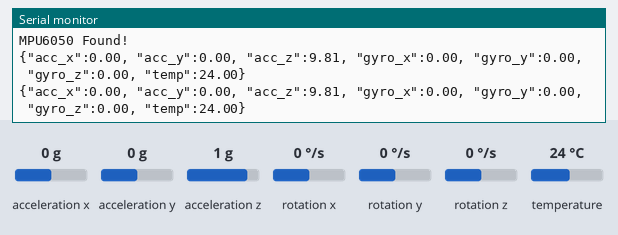
A sketch run on a simulated Arduino Uno, built with avr-gcc and run on an emulated ATmega328P. On the bench: the last lines printed to the serial monitor. The inputs (shaded band) are chosen by the test bench; at power-on: acceleration x 0 g, acceleration y 0 g, acceleration z 1 g, rotation x 0 °/s, rotation y 0 °/s, rotation z 0 °/s, temperature 24 °C.

Above: at 5.8 s.
5.9 s: acceleration x set to -1.4 g
At 10.9 s:
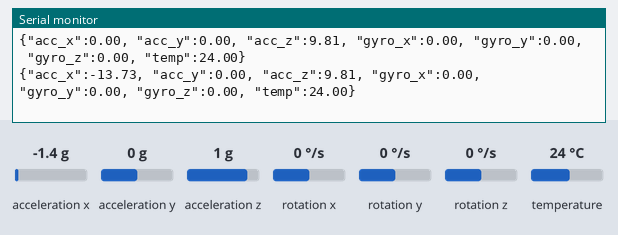
11.9 s: acceleration y set to -1.4 g
At 16.3 s:
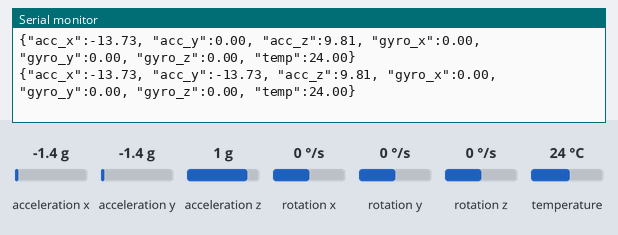
17.9 s: acceleration z set to -1.4 g
At 20.6 s:
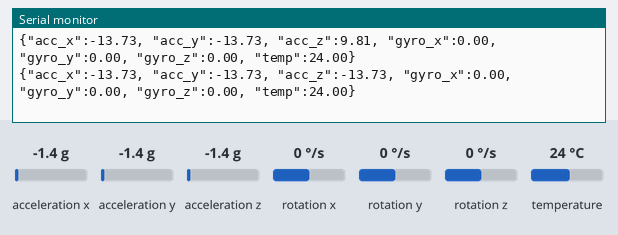
23.9 s: rotation x set to -192 °/s
At 26.1 s:
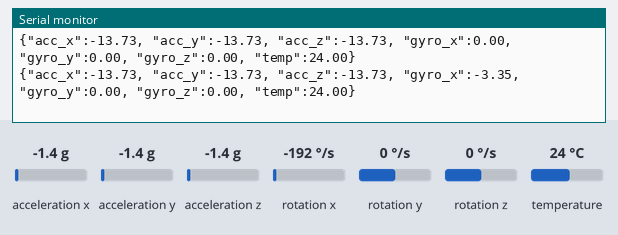
29.9 s: rotation y set to -192 °/s
At 31.8 s:
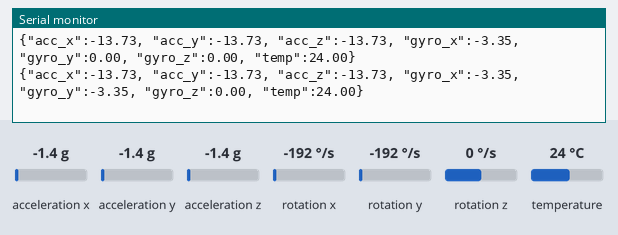

The sketch:

arduino.ino
```cpp
#include <Adafruit_MPU6050.h>
#include <Adafruit_Sensor.h>
#include <Wire.h>

Adafruit_MPU6050 mpu;

void setup() {
    Serial.begin(9600);
    while (!Serial)
        delay(10); // Pause for serial to open

    Serial.println("Initializing MPU6050...");

    if (!mpu.begin()) {
        Serial.println("Failed to find MPU6050 chip!");
        while (1) { delay(10); }
    }
    Serial.println("MPU6050 Found!");

    mpu.setAccelerometerRange(MPU6050_RANGE_8_G);
    mpu.setGyroRange(MPU6050_RANGE_500_DEG);
    mpu.setFilterBandwidth(MPU6050_BAND_21_HZ);
}

void loop() {
    sensors_event_t a, g, temp;
    mpu.getEvent(&a, &g, &temp);

    // Format data as JSON
    Serial.print("{\"acc_x\":");
    Serial.print(a.acceleration.x);
    Serial.print(", \"acc_y\":");
    Serial.print(a.acceleration.y);
    Serial.print(", \"acc_z\":");
    Serial.print(a.acceleration.z);
    Serial.print(", \"gyro_x\":");
    Serial.print(g.gyro.x);
    Serial.print(", \"gyro_y\":");
    Serial.print(g.gyro.y);
    Serial.print(", \"gyro_z\":");
    Serial.print(g.gyro.z);
    Serial.print(", \"temp\":");
    Serial.print(temp.temperature);
    Serial.println("}");

    delay(5000); // Send data every 500ms
}
```

Measured:
- after the input at 5.9 s, the serial monitor: prints a new line after 4.2 s (image 1)
- after the input at 11.9 s, the serial monitor: prints a new line after 3.3 s (image 2)
- after the input at 17.9 s, the serial monitor: prints a new line after 2.3 s (image 3)
- after the input at 23.9 s, the serial monitor: prints a new line after 1.4 s (image 4)
- after the input at 29.9 s, the serial monitor: prints a new line after 0.41 s (image 5)
